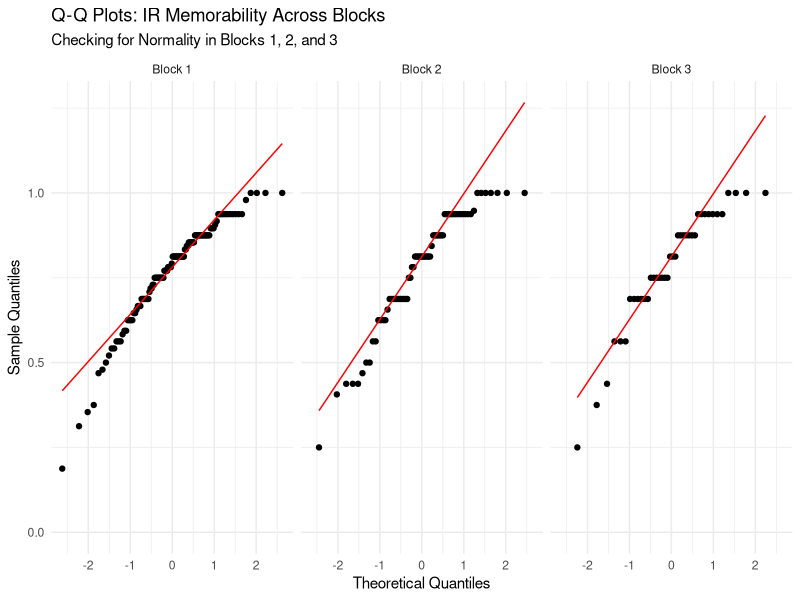
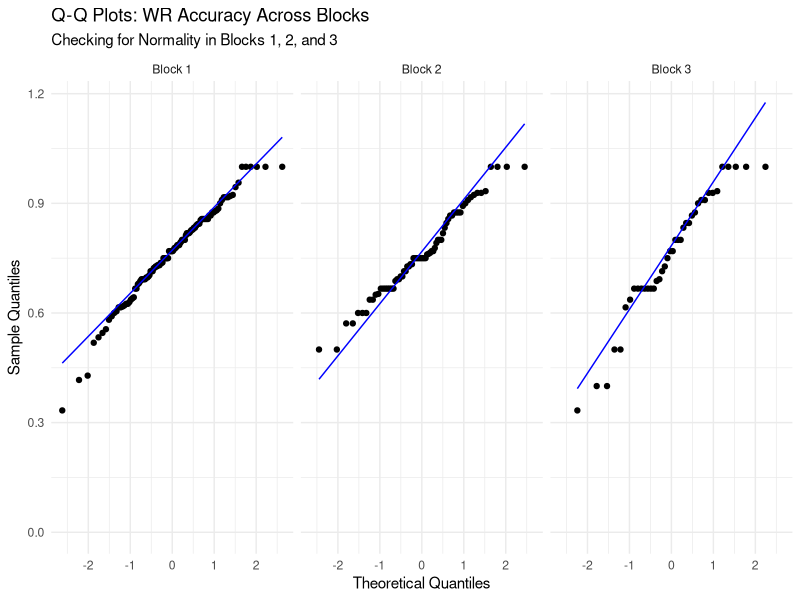
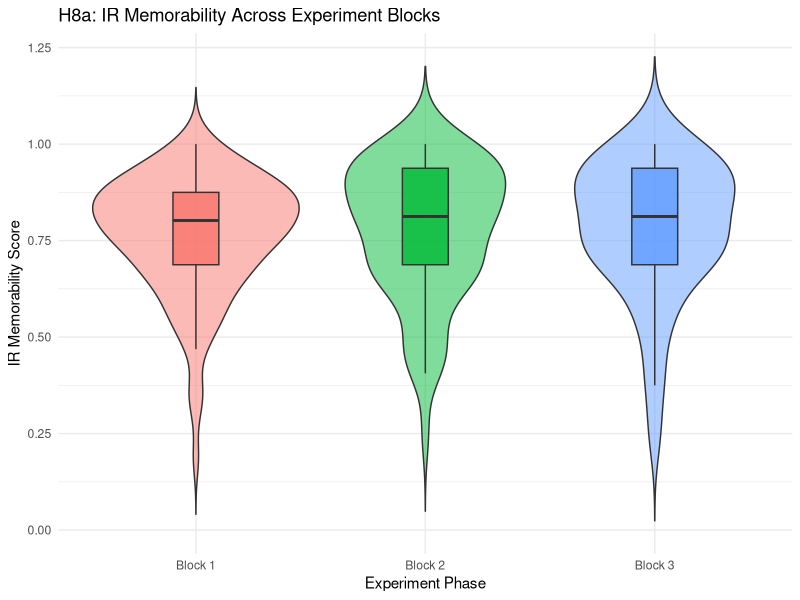
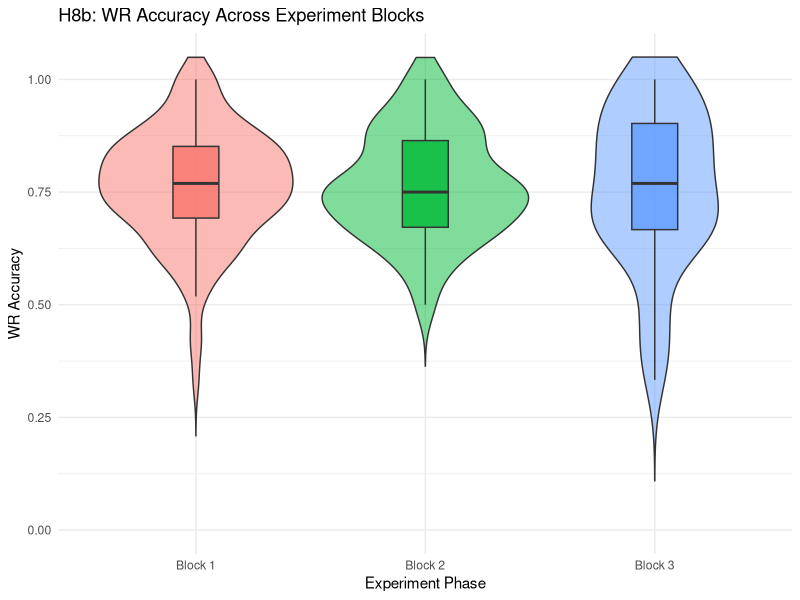

The R source for these figures, in order:
## ---- chunk 1
library(tidyverse)
library(stringr)
## ---- chunk 2
raw_dataset <- read_csv(
  "sentence_memorability_data.csv",
  na = c("", "NA", "N/A"),
  show_col_types = FALSE
)
## ---- chunk 3
# 1. Assign Block Numbers using 5-minute gaps
time_blocked_data <- raw_dataset %>%
  # 1. Sort the data chronologically per participant
  arrange(participant_ID, Timestamp) %>%
  group_by(participant_ID) %>%
  mutate(
    # Make sure Timestamp is numeric (sometimes CSVs read them as text)
    Timestamp_num = as.numeric(Timestamp),
    
    # 2. Calculate the gap between the current row and the previous row
    # (default = first(Timestamp_num) prevents NA on the very first row)
    time_diff_ms = Timestamp_num - lag(Timestamp_num, default = first(Timestamp_num)),
    
    # 3. Check if the gap is greater than 300,000 ms (5 minutes)
    is_new_block = time_diff_ms > 60000,
    
    # 4. cumsum() counts how many times the 5-min gap happened.
    # Adding 1 ensures the first chunk starts at Block 1 instead of 0.
    Block_Number = cumsum(is_new_block) + 1,
    
    # Your existing formatting logic
    Accuracy.IR = suppressWarnings(as.numeric(Accuracy.IR)),
    Accuracy.WR = suppressWarnings(as.numeric(Accuracy.WR)),
    prev_IR = lag(Accuracy.IR)
  ) %>%
  ungroup() %>%
  # Filter to just your target trials AFTER assigning the blocks
  filter(isTarget == TRUE)

# 2. Aggregate scores per Participant AND Block
blocked_aggregated <- time_blocked_data %>%
  group_by(participant_ID, Block_Number) %>%
  summarise(
    # IR components
    Total_Repeats = sum(isRepeat == TRUE & Event == "Sentence shown", na.rm = TRUE),
    Total_Denom = sum(is.na(isRepeat) & Event == "Sentence shown", na.rm = TRUE),
    Hits = sum(Event == "IR pressed" & isRepeat == TRUE & Accuracy.IR == 1, na.rm = TRUE),
    False_Alarms = sum(Event == "IR pressed" & is.na(isRepeat), na.rm = TRUE),
    
    # IR metrics
    Hit_Rate = if_else(Total_Repeats > 0, Hits / Total_Repeats, 0),
    False_Alarm_Rate = if_else(Total_Denom > 0, False_Alarms / Total_Denom, 0),
    IR_Memorability = Hit_Rate - False_Alarm_Rate,
    
    # WR components
    WR_correct = sum(Event == "WR pressed" & Accuracy.WR == 1 & prev_IR == 1, na.rm = TRUE),
    WR_total   = sum(Event == "WR pressed" & prev_IR == 1, na.rm = TRUE),
    
    # WR metric
    WR_Accuracy = if_else(WR_total > 0, WR_correct / WR_total, 0),
    .groups = "drop"
  ) %>%
  # Ensure the Block_Number is a categorical factor for plotting/testing
  # (If some participants had more than 3 blocks due to pausing, you can filter them here)
  filter(Block_Number %in% c(1, 2, 3)) %>%
  mutate(Block_Number = factor(Block_Number, levels = c(1, 2, 3), labels = c("Block 1", "Block 2", "Block 3")))
## ---- chunk 4
library(ggplot2)

# Q-Q Plot for IR Memorability by Block
ggplot(blocked_aggregated, aes(sample = IR_Memorability)) +
  stat_qq() + 
  stat_qq_line(color = "red") +
  facet_wrap(~ Block_Number, ncol = 3) +
  scale_y_continuous(limits = c(0, NA)) +
  labs(title = "Q-Q Plots: IR Memorability Across Blocks",
       subtitle = "Checking for Normality in Blocks 1, 2, and 3",
       x = "Theoretical Quantiles",
       y = "Sample Quantiles") +
  theme_minimal()

# Q-Q Plot for WR Accuracy by Block
ggplot(blocked_aggregated, aes(sample = WR_Accuracy)) +
  stat_qq() + 
  stat_qq_line(color = "blue") +
  facet_wrap(~ Block_Number, ncol = 3) +
  scale_y_continuous(limits = c(0, NA)) +
  labs(title = "Q-Q Plots: WR Accuracy Across Blocks",
       subtitle = "Checking for Normality in Blocks 1, 2, and 3",
       x = "Theoretical Quantiles",
       y = "Sample Quantiles") +
  theme_minimal()

# Anderson Darling
library(nortest)

ir_normality_blocks <- blocked_aggregated %>%
  group_by(Block_Number) %>%
  summarise(
    AD_Stat = ad.test(IR_Memorability)$statistic,
    p_value = ad.test(IR_Memorability)$p.value
  )

wr_normality_blocks <- blocked_aggregated %>%
  group_by(Block_Number) %>%
  summarise(
    AD_Stat = ad.test(WR_Accuracy)$statistic,
    p_value = ad.test(WR_Accuracy)$p.value
  )

## ---- chunk 5
# Graph H8a: Violin & Boxplot for IR Memorability across Blocks
ggplot(blocked_aggregated, aes(x = Block_Number, y = IR_Memorability, fill = Block_Number)) +
  geom_violin(trim = FALSE, alpha = 0.5) +
  geom_boxplot(width = 0.2, outlier.shape = NA, alpha = 0.8) +
  scale_y_continuous(limits = c(0, NA)) +
  labs(title = "H8a: IR Memorability Across Experiment Blocks", 
       x = "Experiment Phase", 
       y = "IR Memorability Score") +
  theme_minimal() + 
  theme(legend.position = "none")

# Graph H8b: Violin & Boxplot for WR Accuracy across Blocks
ggplot(blocked_aggregated, aes(x = Block_Number, y = WR_Accuracy, fill = Block_Number)) +
  geom_violin(trim = FALSE, alpha = 0.5) +
  geom_boxplot(width = 0.2, outlier.shape = NA, alpha = 0.8) +
  scale_y_continuous(limits = c(0, 1.05)) +  # Cap at 1.05 so the 1.0 ceiling is visible
  labs(title = "H8b: WR Accuracy Across Experiment Blocks", 
       x = "Experiment Phase", 
       y = "WR Accuracy") +
  theme_minimal() + 
  theme(legend.position = "none")

# Kruskal-Wallis Test for IR Memorability
kw_ir_block <- kruskal.test(IR_Memorability ~ Block_Number, data = blocked_aggregated)
print(kw_ir_block)

# Kruskal-Wallis Test for WR Accuracy
kw_wr_block <- kruskal.test(WR_Accuracy ~ Block_Number, data = blocked_aggregated)
print(kw_wr_block)
